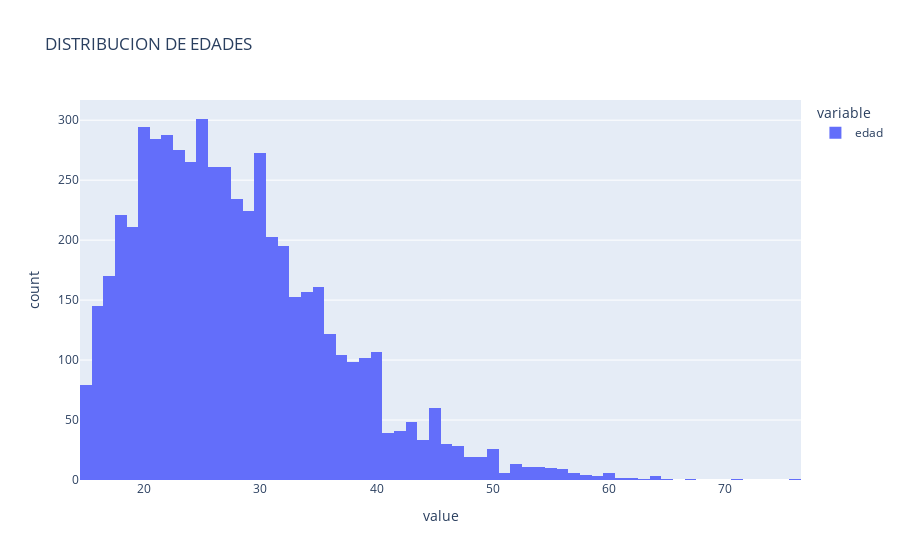

The cell this chart's notebook holds for it:
### Code cell
px.histogram(df.edad, title = 'DISTRIBUCION DE EDADES')

### Figure 1 — Plotly figure (JSON) as saved in the notebook; plotly's stock layout.template omitted (floating-point values rounded to 4 significant figures; data arrays with more than 128 entries replaced by an {"elided": "..."} marker saying what was removed)
{"data": [{"alignmentgroup": "True", "bingroup": "x", "hovertemplate": "variable=edad<br>value=%{x}<br>count=%{y}<extra></extra>", "legendgroup": "edad", "marker": {"color": "#636efa", "pattern": {"shape": ""}}, "name": "edad", "offsetgroup": "edad", "orientation": "v", "showlegend": true, "type": "histogram", "x": {"elided": "5622 int values"}, "xaxis": "x", "yaxis": "y"}], "layout": {"autosize": true, "barmode": "relative", "legend": {"title": {"text": "variable"}, "tracegroupgap": 0}, "title": {"text": "DISTRIBUCION DE EDADES"}, "xaxis": {"anchor": "y", "autorange": true, "domain": [0, 1], "range": [14.5, 76.5], "title": {"text": "value"}, "type": "linear"}, "yaxis": {"anchor": "x", "autorange": true, "domain": [0, 1], "range": [0, 316.8], "title": {"text": "count"}}}}
